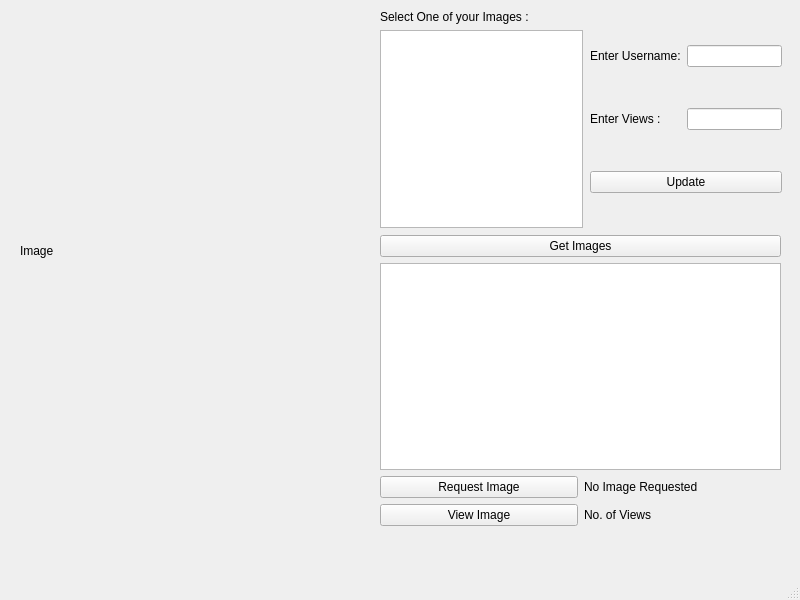
<?xml version="1.0" encoding="UTF-8"?>
<ui version="4.0">
 <class>HomePage</class>
 <widget class="QMainWindow" name="HomePage">
  <property name="geometry">
   <rect>
    <x>0</x>
    <y>0</y>
    <width>800</width>
    <height>600</height>
   </rect>
  </property>
  <property name="windowTitle">
   <string>MainWindow</string>
  </property>
  <widget class="QWidget" name="centralwidget">
   <widget class="QWidget" name="gridLayoutWidget_2">
    <property name="geometry">
     <rect>
      <x>590</x>
      <y>10</y>
      <width>192</width>
      <height>218</height>
     </rect>
    </property>
    <layout class="QGridLayout" name="gridLayout_2">
     <item row="1" column="0">
      <widget class="QLabel" name="label_3">
       <property name="text">
        <string>Enter Views :</string>
       </property>
      </widget>
     </item>
     <item row="0" column="1">
      <widget class="QLineEdit" name="usernameToUpdateEdit"/>
     </item>
     <item row="1" column="1">
      <widget class="QLineEdit" name="viewsToUpdateEdit"/>
     </item>
     <item row="2" column="0" colspan="2">
      <widget class="QPushButton" name="update_views">
       <property name="text">
        <string>Update</string>
       </property>
      </widget>
     </item>
     <item row="0" column="0">
      <widget class="QLabel" name="label_2">
       <property name="text">
        <string>Enter Username:</string>
       </property>
      </widget>
     </item>
    </layout>
   </widget>
   <widget class="QWidget" name="gridLayoutWidget_3">
    <property name="geometry">
     <rect>
      <x>380</x>
      <y>235</y>
      <width>401</width>
      <height>291</height>
     </rect>
    </property>
    <layout class="QGridLayout" name="gridLayout_3">
     <item row="2" column="0">
      <widget class="QPushButton" name="requestImageButton">
       <property name="text">
        <string>Request Image</string>
       </property>
      </widget>
     </item>
     <item row="3" column="0">
      <widget class="QPushButton" name="viewImageButton">
       <property name="text">
        <string>View Image</string>
       </property>
      </widget>
     </item>
     <item row="2" column="1">
      <widget class="QLabel" name="imageStatusLabel">
       <property name="text">
        <string>No Image Requested</string>
       </property>
      </widget>
     </item>
     <item row="3" column="1">
      <widget class="QLabel" name="viewsNumLabel">
       <property name="text">
        <string>No. of Views</string>
       </property>
      </widget>
     </item>
     <item row="1" column="0" colspan="2">
      <widget class="QListView" name="imagesList"/>
     </item>
     <item row="0" column="0" colspan="2">
      <widget class="QPushButton" name="getImagesButton">
       <property name="text">
        <string>Get Images</string>
       </property>
      </widget>
     </item>
    </layout>
    <zorder>getImagesButton</zorder>
    <zorder>imagesList</zorder>
    <zorder>requestImageButton</zorder>
    <zorder>viewImageButton</zorder>
    <zorder>viewsNumLabel</zorder>
    <zorder>imageStatusLabel</zorder>
   </widget>
   <widget class="QWidget" name="gridLayoutWidget">
    <property name="geometry">
     <rect>
      <x>380</x>
      <y>10</y>
      <width>203</width>
      <height>218</height>
     </rect>
    </property>
    <layout class="QGridLayout" name="gridLayout">
     <item row="1" column="0">
      <widget class="QListView" name="my_images">
       <property name="sizePolicy">
        <sizepolicy hsizetype="Maximum" vsizetype="Expanding">
         <horstretch>0</horstretch>
         <verstretch>0</verstretch>
        </sizepolicy>
       </property>
      </widget>
     </item>
     <item row="0" column="0">
      <widget class="QLabel" name="label">
       <property name="text">
        <string>Select One of your Images :</string>
       </property>
      </widget>
     </item>
    </layout>
   </widget>
   <widget class="QLabel" name="Image_holder">
    <property name="geometry">
     <rect>
      <x>20</x>
      <y>10</y>
      <width>331</width>
      <height>481</height>
     </rect>
    </property>
    <property name="text">
     <string>Image</string>
    </property>
   </widget>
  </widget>
  <widget class="QMenuBar" name="menubar">
   <property name="geometry">
    <rect>
     <x>0</x>
     <y>0</y>
     <width>800</width>
     <height>22</height>
    </rect>
   </property>
  </widget>
  <widget class="QStatusBar" name="statusbar"/>
 </widget>
 <resources/>
 <connections/>
</ui>
